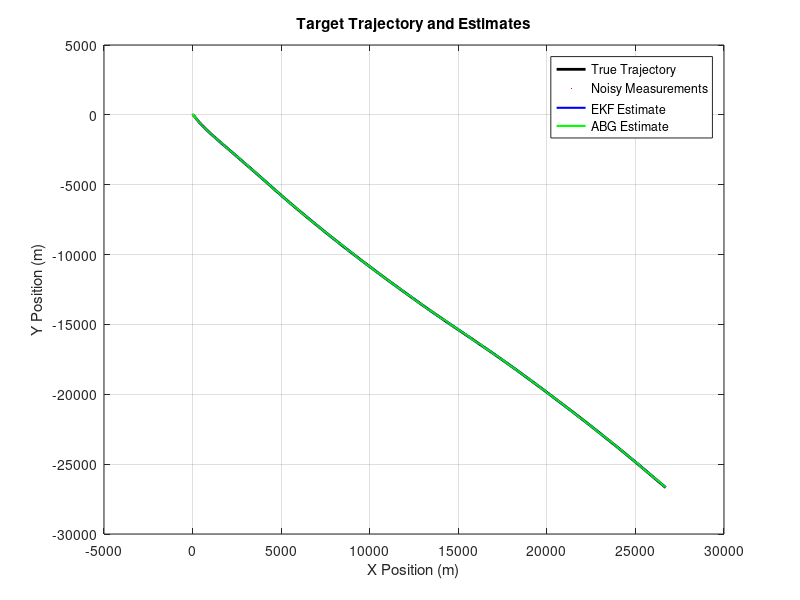
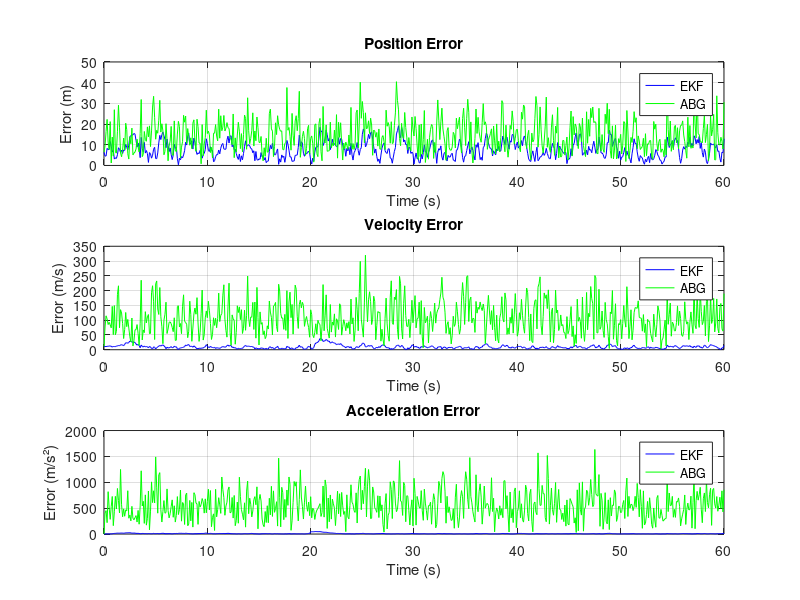
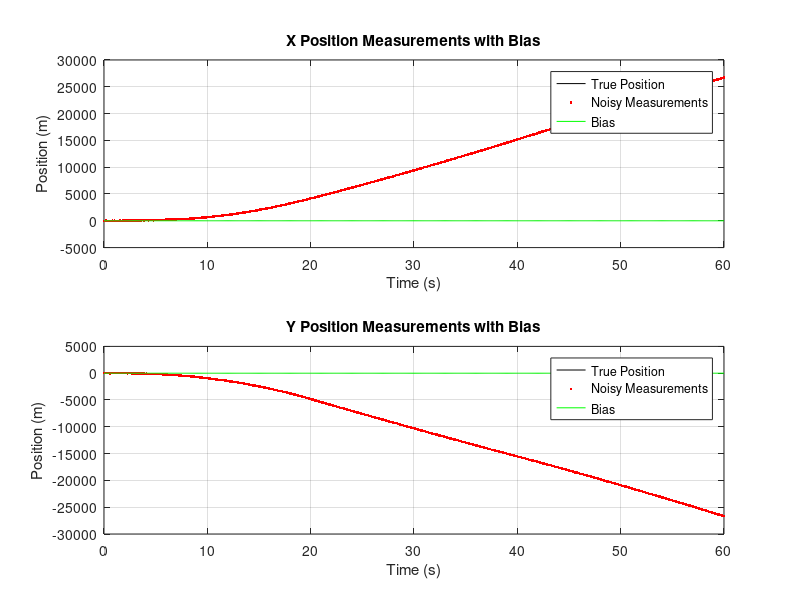

Recreate these plots in MATLAB, in order. (Note: this script raises an error after producing the figures.)
% Maneuvering Target Tracking Simulation
% Comparing Extended Kalman Filter vs Alpha-Beta-Gamma Filter
% with noisy measurements and changing bias

clear;
clc;
close all;

% Simulation parameters
dt = 0.1;                    % Time step (s)
total_time = 60;             % Total simulation time (s)
time = 0:dt:total_time;      % Time vector
N = length(time);            % Number of time steps

% Target initial state [x, y, vx, vy, ax, ay]
X0 = [0; 0; 10; 5; 0; 0];

% Process noise parameters (acceleration variance)
sigma_a = 2;                 % Standard deviation of acceleration noise (m/s²)
Q_continuous = [0 0 0 0 0 0;
                0 0 0 0 0 0;
                0 0 0 0 0 0;
                0 0 0 0 0 0;
                0 0 0 0 sigma_a^2 0;
                0 0 0 0 0 sigma_a^2];

% Measurement noise parameters
sigma_pos = 15;              % Position measurement noise (m)
bias_change_rate = 0.05;     % How quickly the bias can change
max_bias = sigma_pos;        % Maximum bias magnitude

% Generate true target trajectory
X_true = zeros(6, N);
X_true(:, 1) = X0;

% Initialize changing bias (starts at 0)
bias_x = zeros(1, N);
bias_y = zeros(1, N);

% Maneuver parameters
maneuver_times = [20, 40];   % When maneuvers occur
maneuver_acc = [5, -3; 3, -4]; % [ax1, ax2; ay1, ay2]

for k = 2:N
    % State transition matrix
    F = [1 0 dt 0 0.5*dt^2 0;
         0 1 0 dt 0 0.5*dt^2;
         0 0 1 0 dt 0;
         0 0 0 1 0 dt;
         0 0 0 0 1 0;
         0 0 0 0 0 1];
    
    % Process noise matrix (discrete time)
    % Simplified calculation for computational efficiency
    G = [dt^2/2 0; 
         0 dt^2/2; 
         dt 0; 
         0 dt; 
         1 0; 
         0 1];
    Q = G * diag([sigma_a^2, sigma_a^2]) * G';
    
    % Add maneuvers
    if time(k-1) >= maneuver_times(1) && time(k-1) < maneuver_times(2)
        X_true(5:6, k-1) = maneuver_acc(:, 1);
    elseif time(k-1) >= maneuver_times(2)
        X_true(5:6, k-1) = maneuver_acc(:, 2);
    end
    
    % Generate process noise
    w = sqrt(Q) * randn(6, 1);
    
    % Update true state
    X_true(:, k) = F * X_true(:, k-1) + w;
    
    % Update bias with random walk
    bias_x(k) = bias_x(k-1) + bias_change_rate * randn * dt;
    bias_y(k) = bias_y(k-1) + bias_change_rate * randn * dt;
    
    % Limit bias magnitude
    bias_x(k) = min(max(bias_x(k), -max_bias), max_bias);
    bias_y(k) = min(max(bias_y(k), -max_bias), max_bias);
end

% Generate noisy measurements (only position)
Z = zeros(2, N);
for k = 1:N
    % Add white noise and bias to position measurements
    Z(:, k) = X_true(1:2, k) + sigma_pos * randn(2, 1) + [bias_x(k); bias_y(k)];
end

% Extended Kalman Filter Implementation
X_ekf = zeros(6, N);
P_ekf = zeros(6, 6, N);

% Initialize EKF state and covariance
X_ekf(:, 1) = [Z(:, 1); 0; 0; 0; 0]; % Initialize with first measurement
P_ekf(:, :, 1) = diag([sigma_pos^2, sigma_pos^2, 100, 100, 10, 10]); % Initial uncertainty

% EKF parameters
% Process noise covariance accounting for unknown maneuvers
Q_ekf = Q * 2; % Increase process noise to account for maneuvers

% Measurement model matrices
H = [1 0 0 0 0 0;
     0 1 0 0 0 0]; % Measurement matrix (only position)
R_ekf = sigma_pos^2 * eye(2) * 2; % Measurement noise (increased to account for bias)

for k = 2:N
    % State transition matrix
    F = [1 0 dt 0 0.5*dt^2 0;
         0 1 0 dt 0 0.5*dt^2;
         0 0 1 0 dt 0;
         0 0 0 1 0 dt;
         0 0 0 0 1 0;
         0 0 0 0 0 1];
    
    % Prediction step
    X_ekf_pred = F * X_ekf(:, k-1);
    P_ekf_pred = F * P_ekf(:, :, k-1) * F' + Q_ekf;
    
    % Update step
    y = Z(:, k) - H * X_ekf_pred; % Innovation
    S = H * P_ekf_pred * H' + R_ekf; % Innovation covariance
    K = P_ekf_pred * H' / S; % Kalman gain
    
    X_ekf(:, k) = X_ekf_pred + K * y;
    P_ekf(:, :, k) = (eye(6) - K * H) * P_ekf_pred;
end

% Alpha-Beta-Gamma Filter Implementation
X_abg = zeros(6, N);
X_abg(:, 1) = [Z(:, 1); 0; 0; 0; 0]; % Initialize with first measurement

% Alpha-Beta-Gamma parameters
% These parameters are tuned for this specific scenario
alpha = 0.7;   % Position gain
beta = 0.4;    % Velocity gain
gamma = 0.1;   % Acceleration gain

for k = 2:N
    % Prediction step
    x_pred = X_abg(1, k-1) + X_abg(3, k-1) * dt + 0.5 * X_abg(5, k-1) * dt^2;
    y_pred = X_abg(2, k-1) + X_abg(4, k-1) * dt + 0.5 * X_abg(6, k-1) * dt^2;
    vx_pred = X_abg(3, k-1) + X_abg(5, k-1) * dt;
    vy_pred = X_abg(4, k-1) + X_abg(6, k-1) * dt;
    ax_pred = X_abg(5, k-1);
    ay_pred = X_abg(6, k-1);
    
    % Calculate residuals
    r_x = Z(1, k) - x_pred;
    r_y = Z(2, k) - y_pred;
    
    % Update step
    X_abg(1, k) = x_pred + alpha * r_x;
    X_abg(2, k) = y_pred + alpha * r_y;
    X_abg(3, k) = vx_pred + (beta * r_x) / dt;
    X_abg(4, k) = vy_pred + (beta * r_y) / dt;
    X_abg(5, k) = ax_pred + (gamma * r_x) / (0.5 * dt^2);
    X_abg(6, k) = ay_pred + (gamma * r_y) / (0.5 * dt^2);
end

% Calculate Errors
% Position errors
pos_error_ekf = sqrt((X_true(1,:) - X_ekf(1,:)).^2 + (X_true(2,:) - X_ekf(2,:)).^2);
pos_error_abg = sqrt((X_true(1,:) - X_abg(1,:)).^2 + (X_true(2,:) - X_abg(2,:)).^2);

% Velocity errors
vel_error_ekf = sqrt((X_true(3,:) - X_ekf(3,:)).^2 + (X_true(4,:) - X_ekf(4,:)).^2);
vel_error_abg = sqrt((X_true(3,:) - X_abg(3,:)).^2 + (X_true(4,:) - X_abg(4,:)).^2);

% Acceleration errors
acc_error_ekf = sqrt((X_true(5,:) - X_ekf(5,:)).^2 + (X_true(6,:) - X_ekf(6,:)).^2);
acc_error_abg = sqrt((X_true(5,:) - X_abg(5,:)).^2 + (X_true(6,:) - X_abg(6,:)).^2);

% Root Mean Square Errors (RMSE)
rmse_pos_ekf = sqrt(mean(pos_error_ekf.^2));
rmse_pos_abg = sqrt(mean(pos_error_abg.^2));
rmse_vel_ekf = sqrt(mean(vel_error_ekf.^2));
rmse_vel_abg = sqrt(mean(vel_error_abg.^2));
rmse_acc_ekf = sqrt(mean(acc_error_ekf.^2));
rmse_acc_abg = sqrt(mean(acc_error_abg.^2));

% Plot Results
% Trajectory plot
figure(1);
plot(X_true(1,:), X_true(2,:), 'k-', 'LineWidth', 2);
hold on;
plot(Z(1,:), Z(2,:), 'r.', 'MarkerSize', 3);
plot(X_ekf(1,:), X_ekf(2,:), 'b-', 'LineWidth', 1.5);
plot(X_abg(1,:), X_abg(2,:), 'g-', 'LineWidth', 1.5);
grid on;
legend('True Trajectory', 'Noisy Measurements', 'EKF Estimate', 'ABG Estimate');
title('Target Trajectory and Estimates');
xlabel('X Position (m)');
ylabel('Y Position (m)');

% Position error plot
figure(2);
subplot(3,1,1);
plot(time, pos_error_ekf, 'b-', time, pos_error_abg, 'g-');
grid on;
title('Position Error');
legend('EKF', 'ABG');
xlabel('Time (s)');
ylabel('Error (m)');

% Velocity error plot
subplot(3,1,2);
plot(time, vel_error_ekf, 'b-', time, vel_error_abg, 'g-');
grid on;
title('Velocity Error');
legend('EKF', 'ABG');
xlabel('Time (s)');
ylabel('Error (m/s)');

% Acceleration error plot
subplot(3,1,3);
plot(time, acc_error_ekf, 'b-', time, acc_error_abg, 'g-');
grid on;
title('Acceleration Error');
legend('EKF', 'ABG');
xlabel('Time (s)');
ylabel('Error (m/s²)');

% Plot measurements with bias
figure(3);
subplot(2,1,1);
plot(time, X_true(1,:), 'k-', time, Z(1,:), 'r.', time, bias_x, 'g-');
grid on;
title('X Position Measurements with Bias');
legend('True Position', 'Noisy Measurements', 'Bias');
xlabel('Time (s)');
ylabel('Position (m)');

subplot(2,1,2);
plot(time, X_true(2,:), 'k-', time, Z(2,:), 'r.', time, bias_y, 'g-');
grid on;
title('Y Position Measurements with Bias');
legend('True Position', 'Noisy Measurements', 'Bias');
xlabel('Time (s)');
ylabel('Position (m)');

% Summary of Results
fprintf('===== Performance Comparison =====\n');
fprintf('Position RMSE (m):\n  EKF: %.2f\n  ABG: %.2f\n', rmse_pos_ekf, rmse_pos_abg);
fprintf('Velocity RMSE (m/s):\n  EKF: %.2f\n  ABG: %.2f\n', rmse_vel_ekf, rmse_vel_abg);
fprintf('Acceleration RMSE (m/s²):\n  EKF: %.2f\n  ABG: %.2f\n', rmse_acc_ekf, rmse_acc_abg);

if rmse_pos_ekf < rmse_pos_abg
    fprintf('\nEKF performs better for position estimation by %.1f%\n', ...
        100*(rmse_pos_abg-rmse_pos_ekf)/rmse_pos_abg);
else
    fprintf('\nABG performs better for position estimation by %.1f%\n', ...
        100*(rmse_pos_ekf-rmse_pos_abg)/rmse_pos_ekf);
end

if rmse_vel_ekf < rmse_vel_abg
    fprintf('EKF performs better for velocity estimation by %.1f%\n', ...
        100*(rmse_vel_abg-rmse_vel_ekf)/rmse_vel_abg);
else
    fprintf('ABG performs better for velocity estimation by %.1f%\n', ...
        100*(rmse_vel_ekf-rmse_vel_abg)/rmse_vel_ekf);
end

if rmse_acc_ekf < rmse_acc_abg
    fprintf('EKF performs better for acceleration estimation by %.1f%\n', ...
        100*(rmse_acc_abg-rmse_acc_ekf)/rmse_acc_abg);
else
    fprintf('ABG performs better for acceleration estimation by %.1f%\n', ...
        100*(rmse_acc_ekf-rmse_acc_abg)/rmse_acc_ekf);
end